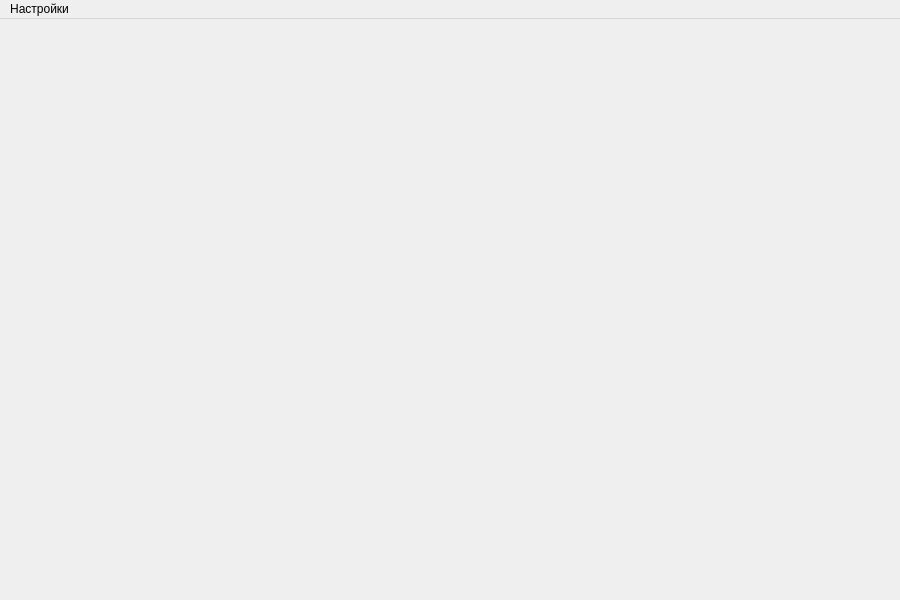
<?xml version="1.0" encoding="UTF-8"?>
<ui version="4.0">
 <class>MainWindow</class>
 <widget class="QMainWindow" name="MainWindow">
  <property name="geometry">
   <rect>
    <x>0</x>
    <y>0</y>
    <width>900</width>
    <height>600</height>
   </rect>
  </property>
  <property name="minimumSize">
   <size>
    <width>900</width>
    <height>600</height>
   </size>
  </property>
  <property name="windowTitle">
   <string>MainWindow</string>
  </property>
  <widget class="QWidget" name="centralwidget">
   <layout class="QHBoxLayout" name="horizontalLayout">
    <property name="spacing">
     <number>0</number>
    </property>
    <property name="leftMargin">
     <number>0</number>
    </property>
    <property name="topMargin">
     <number>0</number>
    </property>
    <property name="rightMargin">
     <number>0</number>
    </property>
    <property name="bottomMargin">
     <number>0</number>
    </property>
   </layout>
  </widget>
  <widget class="QMenuBar" name="menuBar">
   <property name="geometry">
    <rect>
     <x>0</x>
     <y>0</y>
     <width>900</width>
     <height>22</height>
    </rect>
   </property>
   <widget class="QMenu" name="menu">
    <property name="title">
     <string>Настройки</string>
    </property>
    <addaction name="settings_button"/>
   </widget>
   <addaction name="menu"/>
  </widget>
  <action name="settings_button">
   <property name="text">
    <string>Настройки...</string>
   </property>
  </action>
 </widget>
 <resources/>
 <connections/>
</ui>
